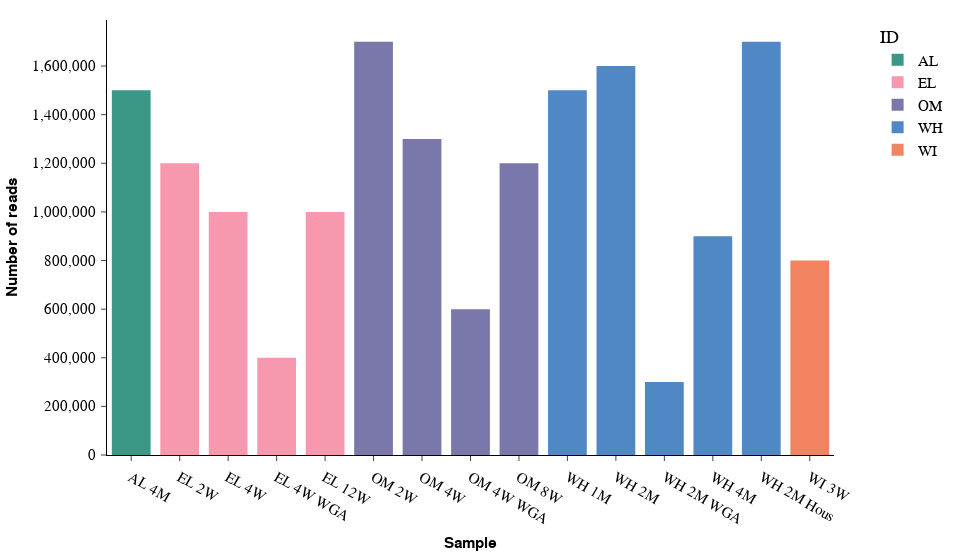

The notebook cell saved with this chart:
### Markdown cell above
# 10. Bar chart with colored categories using `plotly`

### Code cell
color_labels = [idx.split(" ")[0] for idx in sample_id]
color_dict = {
    label: color.hex_code
    for label, color in zip(
        set(color_labels), [apc.aster, apc.aegean, apc.amber, apc.seaweed, apc.rose]
    )
}

fig = px.bar(
    x=sample_id,
    y=num_reads,
    color=color_labels,
    color_discrete_map=color_dict,
    title=None,
)

apc.plotly.set_yticklabel_monospaced(fig)
apc.plotly.add_commas_to_axis_tick_labels(fig)
apc.plotly.set_figure_width(fig, "full_wide")

fig.update_layout(
    xaxis_title="Sample",
    yaxis_title="Number of reads",
    legend=dict(title="ID", yanchor="top", y=1, xanchor="left", x=1.06),
)

fig.show()

### Figure 1 — Plotly figure (JSON) as saved in the notebook; plotly's stock layout.template omitted (floating-point values rounded to 4 significant figures)
{"data": [{"hovertemplate": "color=AL<br>x=%{x}<br>y=%{y}<extra></extra>", "legendgroup": "AL", "marker": {"color": "#3B9886", "pattern": {"shape": ""}}, "name": "AL", "orientation": "v", "showlegend": true, "textposition": "auto", "type": "bar", "x": ["AL 4M"], "xaxis": "x", "y": [1500000], "yaxis": "y"}, {"hovertemplate": "color=EL<br>x=%{x}<br>y=%{y}<extra></extra>", "legendgroup": "EL", "marker": {"color": "#F898AE", "pattern": {"shape": ""}}, "name": "EL", "orientation": "v", "showlegend": true, "textposition": "auto", "type": "bar", "x": ["EL 2W", "EL 4W", "EL 4W WGA", "EL 12W"], "xaxis": "x", "y": [1200000, 1000000, 400000, 1000000], "yaxis": "y"}, {"hovertemplate": "color=OM<br>x=%{x}<br>y=%{y}<extra></extra>", "legendgroup": "OM", "marker": {"color": "#7A77AB", "pattern": {"shape": ""}}, "name": "OM", "orientation": "v", "showlegend": true, "textposition": "auto", "type": "bar", "x": ["OM 2W", "OM 4W", "OM 4W WGA", "OM 8W"], "xaxis": "x", "y": [1700000, 1300000, 600000, 1200000], "yaxis": "y"}, {"hovertemplate": "color=WH<br>x=%{x}<br>y=%{y}<extra></extra>", "legendgroup": "WH", "marker": {"color": "#5088C5", "pattern": {"shape": ""}}, "name": "WH", "orientation": "v", "showlegend": true, "textposition": "auto", "type": "bar", "x": ["WH 1M", "WH 2M", "WH 2M WGA", "WH 4M", "WH 2M Hous"], "xaxis": "x", "y": [1500000, 1600000, 300000, 900000, 1700000], "yaxis": "y"}, {"hovertemplate": "color=WI<br>x=%{x}<br>y=%{y}<extra></extra>", "legendgroup": "WI", "marker": {"color": "#F28360", "pattern": {"shape": ""}}, "name": "WI", "orientation": "v", "showlegend": true, "textposition": "auto", "type": "bar", "x": ["WI 3W"], "xaxis": "x", "y": [800000], "yaxis": "y"}], "layout": {"barmode": "relative", "legend": {"title": {"text": "ID"}, "tracegroupgap": 0, "x": 1.06, "xanchor": "left", "y": 1, "yanchor": "top"}, "width": 960, "xaxis": {"anchor": "y", "domain": [0, 1], "tickformat": ",", "title": {"text": "Sample"}}, "yaxis": {"anchor": "x", "domain": [0, 1], "tickfont": {"family": "SuisseIntlMono", "size": 14.5}, "tickformat": ",", "title": {"text": "Number of reads"}}}}
